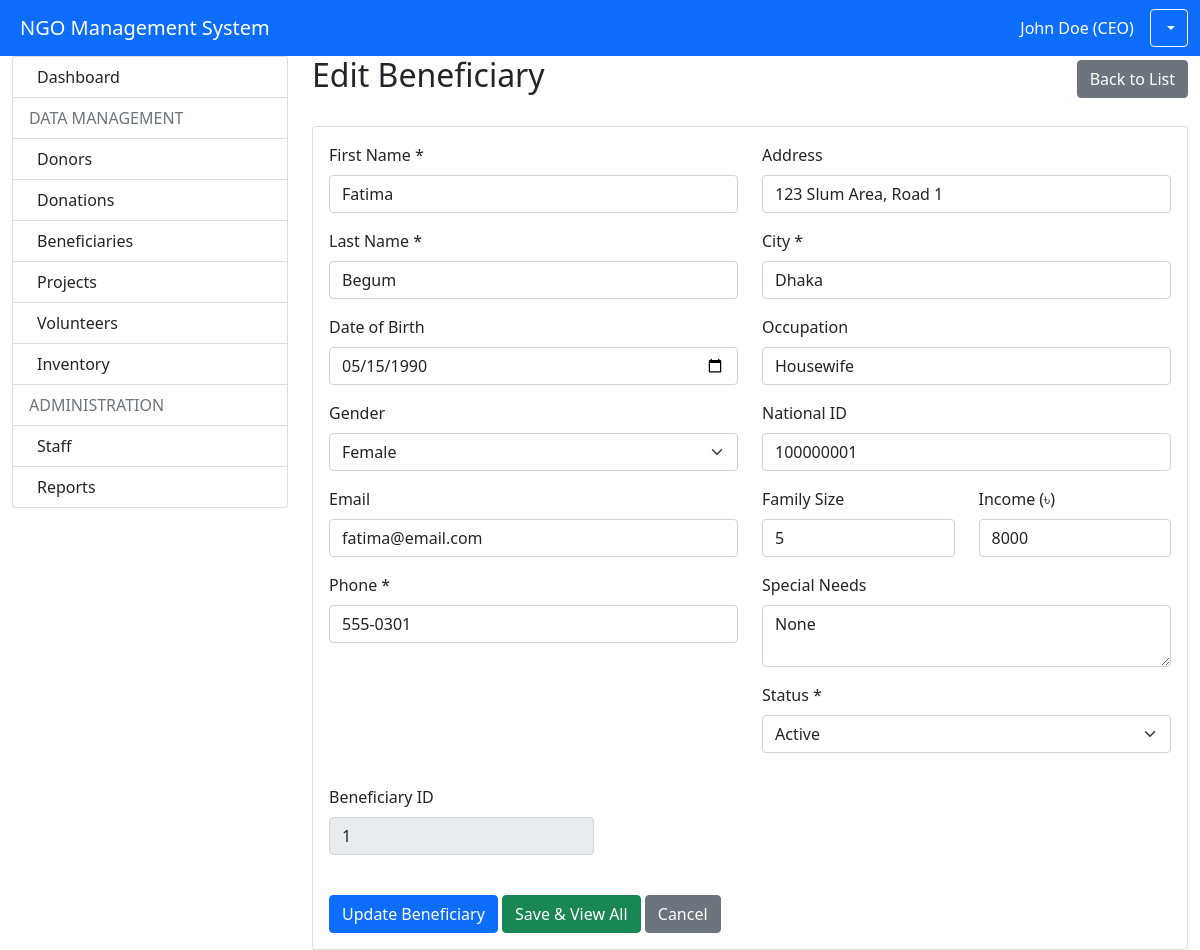
Page /modules/beneficiaries/manage.php?id=1 (signed in) on the committed database.
### tables this page shows
CREATE TABLE `beneficiary` (
  `beneficiary_id` int(11) NOT NULL,
  `first_name` varchar(30) NOT NULL,
  `last_name` varchar(30) NOT NULL,
  `dob` date DEFAULT NULL,
  `gender` varchar(10) DEFAULT NULL,
  `email` varchar(30) DEFAULT NULL,
  `phone` varchar(16) NOT NULL,
  `address` varchar(50) DEFAULT NULL,
  `city` varchar(20) NOT NULL,
  `occupation` varchar(40) DEFAULT NULL,
  `nid` int(11) DEFAULT NULL,
  `family_size` int(11) DEFAULT 1,
  `income` int(11) DEFAULT NULL,
  `special_needs` text DEFAULT NULL,
  `status` varchar(20) DEFAULT 'Active'
);

### modules/beneficiaries/manage.php (the view, shortened to what this page needs)
<?php
require_once '../../config.php';
$beneficiary_id = $_GET['id'] ?? 0;
$beneficiary = null;
if ($beneficiary_id) {
    $stmt = $pdo->prepare("SELECT * FROM Beneficiary WHERE beneficiary_id = ?");
    $stmt->execute([$beneficiary_id]);
    $beneficiary = $stmt->fetch();
}
?>
<!DOCTYPE html>
<html lang="en">
<head>
    <link href="https://cdn.jsdelivr.net/npm/bootstrap@5.1.3/dist/css/bootstrap.min.css" rel="stylesheet">
</head>
<body>
    <?php include '../../includes/header.php'; ?>
    <div class="container-fluid">
        <div class="row">
            <div class="col-md-3">
                <?php include '../../includes/sidebar.php'; ?>
            </div>
            <div class="col-md-9">
                <div class="d-flex justify-content-between align-items-center mb-4">
                    <h2><?php echo $beneficiary_id ? 'Edit Beneficiary' : 'Add New Beneficiary'; ?></h2>
                    <a href="view.php" class="btn btn-secondary">Back to List</a>
                </div>
                <div class="card">
                    <div class="card-body">
                        <form method="POST" action="">
                            <div class="row">
                                <div class="col-md-6">
                                    <div class="mb-3">
                                        <label class="form-label">First Name *</label>
                                        <input type="text" class="form-control" name="first_name"
                                               value="<?php echo htmlspecialchars($beneficiary['first_name'] ?? ''); ?>" required>
                                    </div>
                                    <div class="mb-3">
                                        <label class="form-label">Last Name *</label>
                                        <input type="text" class="form-control" name="last_name"
                                               value="<?php echo htmlspecialchars($beneficiary['last_name'] ?? ''); ?>" required>
                                    </div>
                                    <div class="mb-3">
                                        <label class="form-label">Date of Birth</label>
                                        <input type="date" class="form-control" name="dob"
                                               value="<?php echo $beneficiary['dob'] ?? ''; ?>">
                                    </div>
                                    <div class="mb-3">
                                        <label class="form-label">Gender</label>
                                        <select class="form-select" name="gender">
                                            <option value="Female" <?php echo ($beneficiary['gender'] ?? '') == 'Female' ? 'selected' : ''; ?>>Female</option>
                                        </select>
                                    </div>
                                    <div class="mb-3">
                                        <label class="form-label">Email</label>
                                        <input type="email" class="form-control" name="email"
                                               value="<?php echo htmlspecialchars($beneficiary['email'] ?? ''); ?>">
                                    </div>
                                    <div class="mb-3">
                                        <label class="form-label">Phone *</label>
                                        <input type="text" class="form-control" name="phone"
                                               value="<?php echo htmlspecialchars($beneficiary['phone'] ?? ''); ?>" required>
                                    </div>
                                </div>
                                <div class="col-md-6">
                                    <div class="mb-3">
                                        <label class="form-label">Address</label>
                                        <input type="text" class="form-control" name="address"
                                               value="<?php echo htmlspecialchars($beneficiary['address'] ?? ''); ?>">
                                    </div>
                                    <div class="mb-3">
                                        <label class="form-label">City *</label>
                                        <input type="text" class="form-control" name="city"
                                               value="<?php echo htmlspecialchars($beneficiary['city'] ?? ''); ?>" required>
                                    </div>
                                    <div class="mb-3">
                                        <label class="form-label">Occupation</label>
                                        <input type="text" class="form-control" name="occupation"
                                               value="<?php echo htmlspecialchars($beneficiary['occupation'] ?? ''); ?>">
                                    </div>
                                    <div class="mb-3">
                                        <label class="form-label">National ID</label>
                                        <input type="text" class="form-control" name="nid"
                                               value="<?php echo $beneficiary['nid'] ?? ''; ?>">
                                    </div>
                                    <div class="row">
                                        <div class="col-md-6">
                                            <div class="mb-3">
                                                <label class="form-label">Family Size</label>
                                                <input type="number" class="form-control" name="family_size"
                                                       value="<?php echo $beneficiary['family_size'] ?? 1; ?>" min="1">
                                            </div>
                                        </div>
                                        <div class="col-md-6">
                                            <div class="mb-3">
                                                <label class="form-label">Income (৳)</label>
                                                <input type="number" class="form-control" name="income"
                                                       value="<?php echo $beneficiary['income'] ?? 0; ?>" min="0">
                                            </div>
                                        </div>
                                    </div>
                                    <div class="mb-3">
                                        <label class="form-label">Special Needs</label>
                                        <textarea class="form-control" name="special_needs" rows="2"><?php echo htmlspecialchars($beneficiary['special_needs'] ?? ''); ?></textarea>
                                    </div>
                                    <div class="mb-3">
                                        <label class="form-label">Status *</label>
                                        <select class="form-select" name="status" required>
                                            <option value="Active" <?php echo ($beneficiary['status'] ?? 'Active') == 'Active' ? 'selected' : ''; ?>>Active</option>
                                        </select>
                                    </div>
                                </div>
                            </div>
                            <?php if ($beneficiary_id): ?>
                            <div class="row mt-3">
                                <div class="col-md-4">
                                    <div class="mb-3">
                                        <label class="form-label">Beneficiary ID</label>
                                        <input type="text" class="form-control" value="<?php echo $beneficiary_id; ?>" readonly>
                                    </div>
                                </div>
                            </div>
                            <?php endif; ?>
                            <div class="mt-4">
                                <button type="submit" name="save" class="btn btn-primary">
                                    <?php echo $beneficiary_id ? 'Update' : 'Save'; ?> Beneficiary
                                </button>
                                <button type="submit" name="save_and_view" class="btn btn-success">
                                    Save & View All
                                </button>
                                <a href="view.php" class="btn btn-secondary">Cancel</a>
                            </div>
                        </form>
                    </div>
                </div>
            </div>
        </div>
    </div>
</body>
</html>

### rows in the picture
beneficiary: first_name "Fatima", last_name "Begum", dob "05/15/1990", gender "Female", email "fatima@email.com", phone "555-0301", address "123 Slum Area, Road 1", city "Dhaka", occupation "Housewife", nid "100000001", family_size "5", income "8000", special_needs "None", status "Active"

### other values in the picture
$_SESSION['full_name'] "John Doe (CEO)"
